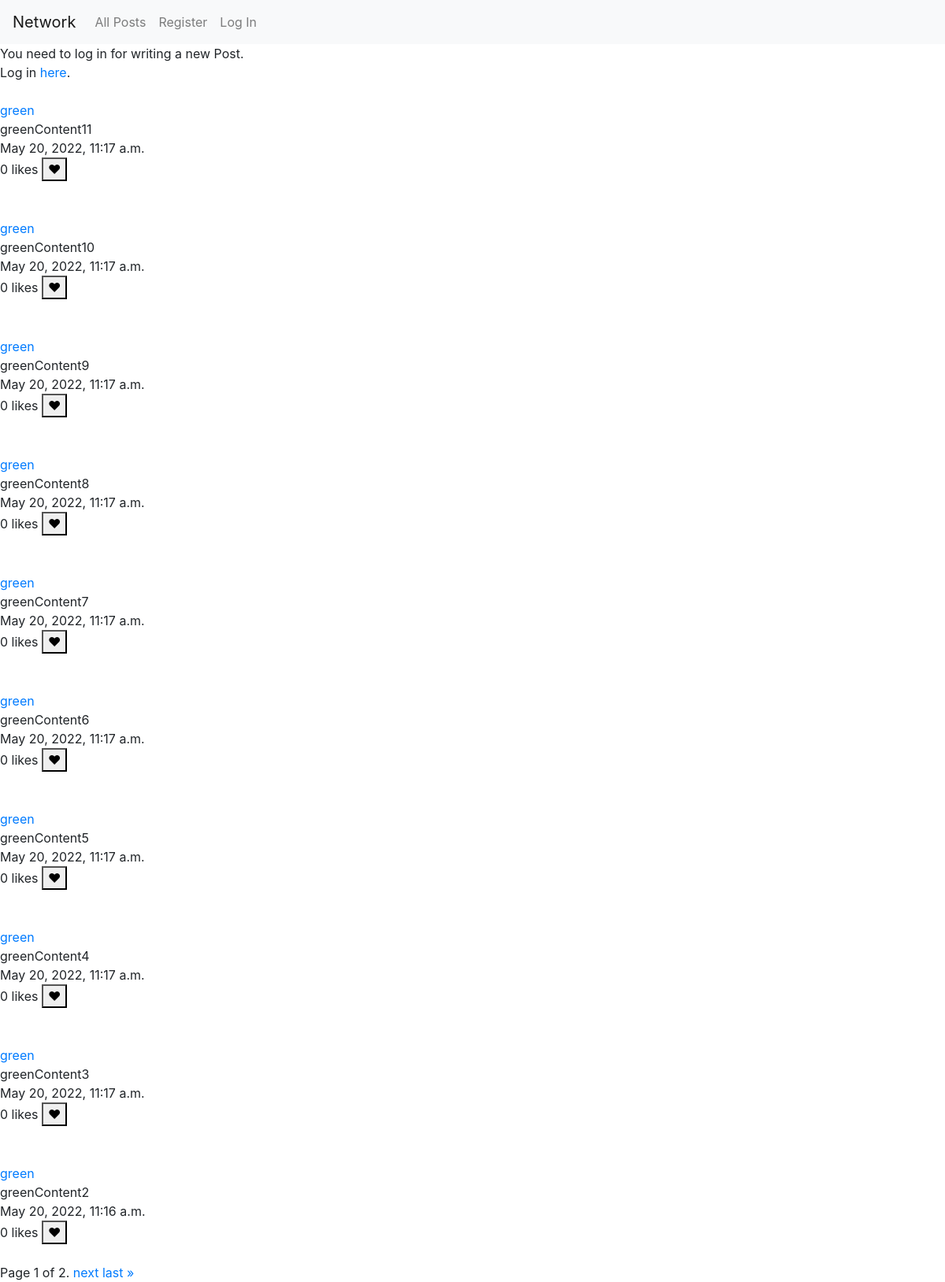
The app's page /, older data.
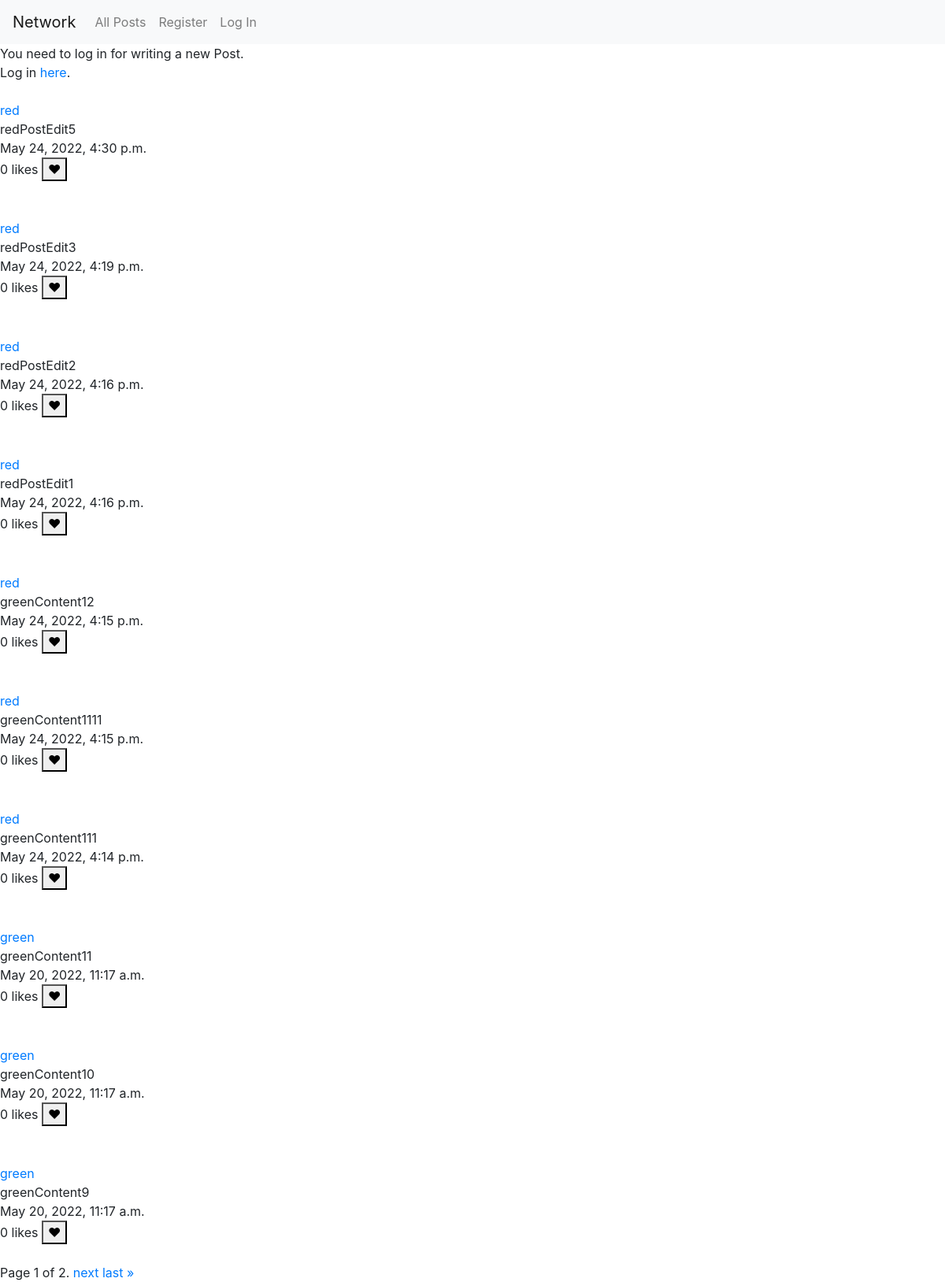
The same page, newer data.
### network/models.py (models this page shows, shortened)
class Post(models.Model):
    user = models.ForeignKey('User', on_delete=models.CASCADE)
    content = models.CharField(max_length=512)
    posted = models.DateTimeField(auto_now_add=True)
    likes = models.IntegerField(default=0)

class User(AbstractUser):
    pass

### network/views.py (the view)
# urls.py: path("", views.index, name="index"),
def index(request):
    if request.method == 'POST':
        form = PostForm(request.POST)
        if form.is_valid:
            form = form.save(commit=False)
            form.user_id = request.user.id
            form.save()
            return HttpResponseRedirect("/")
        else:
            return HttpResponseRedirect("/")
    else:
        all_posts = Post.objects.select_related().order_by('-posted')
        paginate_posts = Paginator(all_posts, 10, orphans=0, allow_empty_first_page=True)
        page_number = request.GET.get('page')
        page_obj = paginate_posts.get_page(page_number)
        return render(request, "network/index.html" , {
            "form": PostForm(),
            "posts": page_obj
        })

### network/templates/network/index.html (shortened to what this page needs)
{% extends "network/layout.html" %}
{% block body %}
    {% if profile %}
        {% if user.is_authenticated and profile.user.username != request.user.username %}
            <form action="{% url 'profile' profile.user.username %}" method="post">
                {% csrf_token %}
                    <input class="btn btn-info" type="submit" name="follow" value="follow">
                    <input class="btn btn-info" type="submit" name="unfollow" value="unfollow">
            </form>
        {% endif %}
        <div>
            following: {{ profile.following.count }}
            <br>
            followers: {{ profile.followers }}
        </div>
    {% else %}
        <div>
            {% if user.is_authenticated %}
                <form action="{% url 'index' %}" method="post">
                    {% csrf_token %}
                    <label>{{ form.content.label }}</label>
                    <div>{{ form.content }}</div>
                    <input type="submit" value="Post">
                </form>
            {% else %}
                You need to log in for writing a new Post.<br>
                Log in <a href="{% url 'login' %}">here</a>.
            {% endif %}
        </div>
    {% endif %}
    <div>
        {% if posts %}
            <div id="posts_frame">
                {% for post in posts %}
                    <br>
                    <div id="frame_{{post.id}}">
                        <div>
                            <a href={% url 'profile' post.user.username %}>{{ post.user.username}}</a>
                        </div>
                        <div id="content_{{post.id}}">
                            {{ post.content }}
                        </div>
                        <div id="timestamp_{{post.id}}">
                            {{ post.posted }}
                        </div>
                        <div id="likes_{{post.id}}">
                            {{ post.likes }} likes
                            <button id="like_{{post.id}}" type="button" name="like">&#10084;</button>
                        </div>
                    </div>
                    <br>
                {% endfor %}
            </div>
        {% else %}
            No Posts
        {% endif %}
    </div>
    <div class="pagination">
        <span class="step-links">
            <span class="current">
                Page {{ posts.number }} of {{ posts.paginator.num_pages }}.
            </span>
            {% if posts.has_next %}
                <a href="?page={{ posts.next_page_number }}">next</a>
                <a href="?page={{ posts.paginator.num_pages }}">last &raquo;</a>
            {% endif %}
        </span>
    </div>
{% endblock %}

Row changes from the older to the newer data that the page shows:
no longer on this page (row unchanged): Post: user.username "green", content "greenContent8", posted "May 20, 2022, 11:17 a.m.", likes "0"
no longer on this page (row unchanged): Post: user.username "green", content "greenContent7", posted "May 20, 2022, 11:17 a.m.", likes "0"
no longer on this page (row unchanged): Post: user.username "green", content "greenContent6", posted "May 20, 2022, 11:17 a.m.", likes "0"
no longer on this page (row unchanged): Post: user.username "green", content "greenContent5", posted "May 20, 2022, 11:17 a.m.", likes "0"
no longer on this page (row unchanged): Post: user.username "green", content "greenContent4", posted "May 20, 2022, 11:17 a.m.", likes "0"
no longer on this page (row unchanged): Post: user.username "green", content "greenContent3", posted "May 20, 2022, 11:17 a.m.", likes "0"
no longer on this page (row unchanged): Post: user.username "green", content "greenContent2", posted "May 20, 2022, 11:16 a.m.", likes "0"
added Post: user.username "red", content "redPostEdit5", posted "May 24, 2022, 4:30 p.m.", likes "0"
added Post: user.username "red", content "redPostEdit3", posted "May 24, 2022, 4:19 p.m.", likes "0"
added Post: user.username "red", content "redPostEdit2", posted "May 24, 2022, 4:16 p.m.", likes "0"
added Post: user.username "red", content "redPostEdit1", posted "May 24, 2022, 4:16 p.m.", likes "0"
added Post: user.username "red", content "greenContent12", posted "May 24, 2022, 4:15 p.m.", likes "0"
added Post: user.username "red", content "greenContent1111", posted "May 24, 2022, 4:15 p.m.", likes "0"
added Post: user.username "red", content "greenContent111", posted "May 24, 2022, 4:14 p.m.", likes "0"
